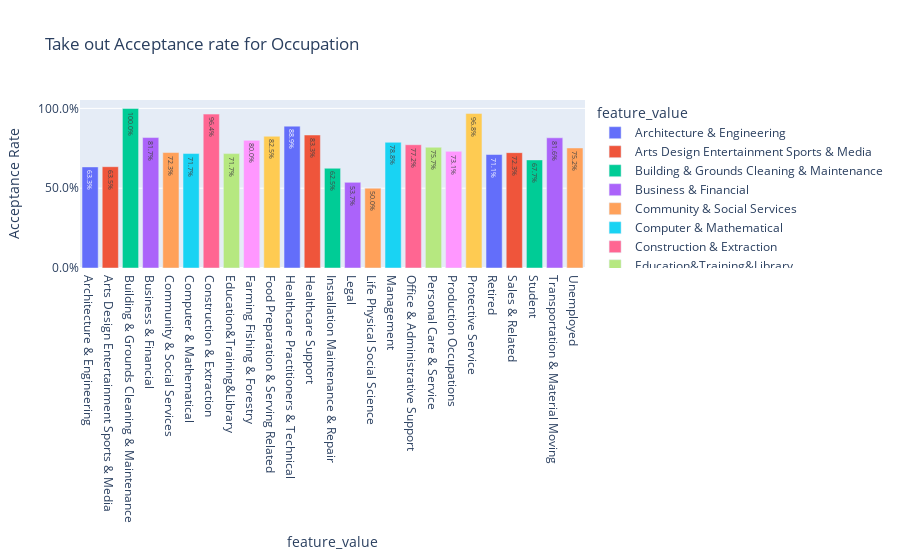

The code cell stored with this chart in its notebook:
### Code cell
# Acceptance rate for feature in occupation
fig=px.bar(df_out_ap[df_out_ap.Feature.isin(['occupation'])], 
           x='feature_value', y='Acceptance Rate', color='feature_value', text_auto=True,
            title='Take out Acceptance rate for Occupation')
fig.update_yaxes(tickformat=".1%")

### Figure 1 — Plotly figure (JSON) as saved in the notebook; plotly's stock layout.template omitted (floating-point values rounded to 4 significant figures)
{"data": [{"alignmentgroup": "True", "hovertemplate": "feature_value=%{x}<br>Acceptance Rate=%{y}<extra></extra>", "legendgroup": "Architecture & Engineering", "marker": {"color": "#636efa", "pattern": {"shape": ""}}, "name": "Architecture & Engineering", "offsetgroup": "Architecture & Engineering", "orientation": "v", "showlegend": true, "textposition": "auto", "texttemplate": "%{y}", "type": "bar", "x": ["Architecture & Engineering"], "xaxis": "x", "y": [0.6333], "yaxis": "y"}, {"alignmentgroup": "True", "hovertemplate": "feature_value=%{x}<br>Acceptance Rate=%{y}<extra></extra>", "legendgroup": "Arts Design Entertainment Sports & Media", "marker": {"color": "#EF553B", "pattern": {"shape": ""}}, "name": "Arts Design Entertainment Sports & Media", "offsetgroup": "Arts Design Entertainment Sports & Media", "orientation": "v", "showlegend": true, "textposition": "auto", "texttemplate": "%{y}", "type": "bar", "x": ["Arts Design Entertainment Sports & Media"], "xaxis": "x", "y": [0.6348], "yaxis": "y"}, {"alignmentgroup": "True", "hovertemplate": "feature_value=%{x}<br>Acceptance Rate=%{y}<extra></extra>", "legendgroup": "Building & Grounds Cleaning & Maintenance", "marker": {"color": "#00cc96", "pattern": {"shape": ""}}, "name": "Building & Grounds Cleaning & Maintenance", "offsetgroup": "Building & Grounds Cleaning & Maintenance", "orientation": "v", "showlegend": true, "textposition": "auto", "texttemplate": "%{y}", "type": "bar", "x": ["Building & Grounds Cleaning & Maintenance"], "xaxis": "x", "y": [1], "yaxis": "y"}, {"alignmentgroup": "True", "hovertemplate": "feature_value=%{x}<br>Acceptance Rate=%{y}<extra></extra>", "legendgroup": "Business & Financial", "marker": {"color": "#ab63fa", "pattern": {"shape": ""}}, "name": "Business & Financial", "offsetgroup": "Business & Financial", "orientation": "v", "showlegend": true, "textposition": "auto", "texttemplate": "%{y}", "type": "bar", "x": ["Business & Financial"], "xaxis": "x", "y": [0.8173], "yaxis": "y"}, {"alignmentgroup": "True", "hovertemplate": "feature_value=%{x}<br>Acceptance Rate=%{y}<extra></extra>", "legendgroup": "Community & Social Services", "marker": {"color": "#FFA15A", "pattern": {"shape": ""}}, "name": "Community & Social Services", "offsetgroup": "Community & Social Services", "orientation": "v", "showlegend": true, "textposition": "auto", "texttemplate": "%{y}", "type": "bar", "x": ["Community & Social Services"], "xaxis": "x", "y": [0.7234], "yaxis": "y"}, {"alignmentgroup": "True", "hovertemplate": "feature_value=%{x}<br>Acceptance Rate=%{y}<extra></extra>", "legendgroup": "Computer & Mathematical", "marker": {"color": "#19d3f3", "pattern": {"shape": ""}}, "name": "Computer & Mathematical", "offsetgroup": "Computer & Mathematical", "orientation": "v", "showlegend": true, "textposition": "auto", "texttemplate": "%{y}", "type": "bar", "x": ["Computer & Mathematical"], "xaxis": "x", "y": [0.7171], "yaxis": "y"}, {"alignmentgroup": "True", "hovertemplate": "feature_value=%{x}<br>Acceptance Rate=%{y}<extra></extra>", "legendgroup": "Construction & Extraction", "marker": {"color": "#FF6692", "pattern": {"shape": ""}}, "name": "Construction & Extraction", "offsetgroup": "Construction & Extraction", "orientation": "v", "showlegend": true, "textposition": "auto", "texttemplate": "%{y}", "type": "bar", "x": ["Construction & Extraction"], "xaxis": "x", "y": [0.9643], "yaxis": "y"}, {"alignmentgroup": "True", "hovertemplate": "feature_value=%{x}<br>Acceptance Rate=%{y}<extra></extra>", "legendgroup": "Education&Training&Library", "marker": {"color": "#B6E880", "pattern": {"shape": ""}}, "name": "Education&Training&Library", "offsetgroup": "Education&Training&Library", "orientation": "v", "showlegend": true, "textposition": "auto", "texttemplate": "%{y}", "type": "bar", "x": ["Education&Training&Library"], "xaxis": "x", "y": [0.7167], "yaxis": "y"}, {"alignmentgroup": "True", "hovertemplate": "feature_value=%{x}<br>Acceptance Rate=%{y}<extra></extra>", "legendgroup": "Farming Fishing & Forestry", "marker": {"color": "#FF97FF", "pattern": {"shape": ""}}, "name": "Farming Fishing & Forestry", "offsetgroup": "Farming Fishing & Forestry", "orientation": "v", "showlegend": true, "textposition": "auto", "texttemplate": "%{y}", "type": "bar", "x": ["Farming Fishing & Forestry"], "xaxis": "x", "y": [0.8], "yaxis": "y"}, {"alignmentgroup": "True", "hovertemplate": "feature_value=%{x}<br>Acceptance Rate=%{y}<extra></extra>", "legendgroup": "Food Preparation & Serving Related", "marker": {"color": "#FECB52", "pattern": {"shape": ""}}, "name": "Food Preparation & Serving Related", "offsetgroup": "Food Preparation & Serving Related", "orientation": "v", "showlegend": true, "textposition": "auto", "texttemplate": "%{y}", "type": "bar", "x": ["Food Preparation & Serving Related"], "xaxis": "x", "y": [0.8254], "yaxis": "y"}, {"alignmentgroup": "True", "hovertemplate": "feature_value=%{x}<br>Acceptance Rate=%{y}<extra></extra>", "legendgroup": "Healthcare Practitioners & Technical", "marker": {"color": "#636efa", "pattern": {"shape": ""}}, "name": "Healthcare Practitioners & Technical", "offsetgroup": "Healthcare Practitioners & Technical", "orientation": "v", "showlegend": true, "textposition": "auto", "texttemplate": "%{y}", "type": "bar", "x": ["Healthcare Practitioners & Technical"], "xaxis": "x", "y": [0.8889], "yaxis": "y"}, {"alignmentgroup": "True", "hovertemplate": "feature_value=%{x}<br>Acceptance Rate=%{y}<extra></extra>", "legendgroup": "Healthcare Support", "marker": {"color": "#EF553B", "pattern": {"shape": ""}}, "name": "Healthcare Support", "offsetgroup": "Healthcare Support", "orientation": "v", "showlegend": true, "textposition": "auto", "texttemplate": "%{y}", "type": "bar", "x": ["Healthcare Support"], "xaxis": "x", "y": [0.8333], "yaxis": "y"}, {"alignmentgroup": "True", "hovertemplate": "feature_value=%{x}<br>Acceptance Rate=%{y}<extra></extra>", "legendgroup": "Installation Maintenance & Repair", "marker": {"color": "#00cc96", "pattern": {"shape": ""}}, "name": "Installation Maintenance & Repair", "offsetgroup": "Installation Maintenance & Repair", "orientation": "v", "showlegend": true, "textposition": "auto", "texttemplate": "%{y}", "type": "bar", "x": ["Installation Maintenance & Repair"], "xaxis": "x", "y": [0.625], "yaxis": "y"}, {"alignmentgroup": "True", "hovertemplate": "feature_value=%{x}<br>Acceptance Rate=%{y}<extra></extra>", "legendgroup": "Legal", "marker": {"color": "#ab63fa", "pattern": {"shape": ""}}, "name": "Legal", "offsetgroup": "Legal", "orientation": "v", "showlegend": true, "textposition": "auto", "texttemplate": "%{y}", "type": "bar", "x": ["Legal"], "xaxis": "x", "y": [0.5366], "yaxis": "y"}, {"alignmentgroup": "True", "hovertemplate": "feature_value=%{x}<br>Acceptance Rate=%{y}<extra></extra>", "legendgroup": "Life Physical Social Science", "marker": {"color": "#FFA15A", "pattern": {"shape": ""}}, "name": "Life Physical Social Science", "offsetgroup": "Life Physical Social Science", "orientation": "v", "showlegend": true, "textposition": "auto", "texttemplate": "%{y}", "type": "bar", "x": ["Life Physical Social Science"], "xaxis": "x", "y": [0.5], "yaxis": "y"}, {"alignmentgroup": "True", "hovertemplate": "feature_value=%{x}<br>Acceptance Rate=%{y}<extra></extra>", "legendgroup": "Management", "marker": {"color": "#19d3f3", "pattern": {"shape": ""}}, "name": "Management", "offsetgroup": "Management", "orientation": "v", "showlegend": true, "textposition": "auto", "texttemplate": "%{y}", "type": "bar", "x": ["Management"], "xaxis": "x", "y": [0.7877], "yaxis": "y"}, {"alignmentgroup": "True", "hovertemplate": "feature_value=%{x}<br>Acceptance Rate=%{y}<extra></extra>", "legendgroup": "Office & Administrative Support", "marker": {"color": "#FF6692", "pattern": {"shape": ""}}, "name": "Office & Administrative Support", "offsetgroup": "Office & Administrative Support", "orientation": "v", "showlegend": true, "textposition": "auto", "texttemplate": "%{y}", "type": "bar", "x": ["Office & Administrative Support"], "xaxis": "x", "y": [0.7724], "yaxis": "y"}, {"alignmentgroup": "True", "hovertemplate": "feature_value=%{x}<br>Acceptance Rate=%{y}<extra></extra>", "legendgroup": "Personal Care & Service", "marker": {"color": "#B6E880", "pattern": {"shape": ""}}, "name": "Personal Care & Service", "offsetgroup": "Personal Care & Service", "orientation": "v", "showlegend": true, "textposition": "auto", "texttemplate": "%{y}", "type": "bar", "x": ["Personal Care & Service"], "xaxis": "x", "y": [0.7568], "yaxis": "y"}, {"alignmentgroup": "True", "hovertemplate": "feature_value=%{x}<br>Acceptance Rate=%{y}<extra></extra>", "legendgroup": "Production Occupations", "marker": {"color": "#FF97FF", "pattern": {"shape": ""}}, "name": "Production Occupations", "offsetgroup": "Production Occupations", "orientation": "v", "showlegend": true, "textposition": "auto", "texttemplate": "%{y}", "type": "bar", "x": ["Production Occupations"], "xaxis": "x", "y": [0.7308], "yaxis": "y"}, {"alignmentgroup": "True", "hovertemplate": "feature_value=%{x}<br>Acceptance Rate=%{y}<extra></extra>", "legendgroup": "Protective Service", "marker": {"color": "#FECB52", "pattern": {"shape": ""}}, "name": "Protective Service", "offsetgroup": "Protective Service", "orientation": "v", "showlegend": true, "textposition": "auto", "texttemplate": "%{y}", "type": "bar", "x": ["Protective Service"], "xaxis": "x", "y": [0.9677], "yaxis": "y"}, {"alignmentgroup": "True", "hovertemplate": "feature_value=%{x}<br>Acceptance Rate=%{y}<extra></extra>", "legendgroup": "Retired", "marker": {"color": "#636efa", "pattern": {"shape": ""}}, "name": "Retired", "offsetgroup": "Retired", "orientation": "v", "showlegend": true, "textposition": "auto", "texttemplate": "%{y}", "type": "bar", "x": ["Retired"], "xaxis": "x", "y": [0.7111], "yaxis": "y"}, {"alignmentgroup": "True", "hovertemplate": "feature_value=%{x}<br>Acceptance Rate=%{y}<extra></extra>", "legendgroup": "Sales & Related", "marker": {"color": "#EF553B", "pattern": {"shape": ""}}, "name": "Sales & Related", "offsetgroup": "Sales & Related", "orientation": "v", "showlegend": true, "textposition": "auto", "texttemplate": "%{y}", "type": "bar", "x": ["Sales & Related"], "xaxis": "x", "y": [0.7228], "yaxis": "y"}, {"alignmentgroup": "True", "hovertemplate": "feature_value=%{x}<br>Acceptance Rate=%{y}<extra></extra>", "legendgroup": "Student", "marker": {"color": "#00cc96", "pattern": {"shape": ""}}, "name": "Student", "offsetgroup": "Student", "orientation": "v", "showlegend": true, "textposition": "auto", "texttemplate": "%{y}", "type": "bar", "x": ["Student"], "xaxis": "x", "y": [0.6773], "yaxis": "y"}, {"alignmentgroup": "True", "hovertemplate": "feature_value=%{x}<br>Acceptance Rate=%{y}<extra></extra>", "legendgroup": "Transportation & Material Moving", "marker": {"color": "#ab63fa", "pattern": {"shape": ""}}, "name": "Transportation & Material Moving", "offsetgroup": "Transportation & Material Moving", "orientation": "v", "showlegend": true, "textposition": "auto", "texttemplate": "%{y}", "type": "bar", "x": ["Transportation & Material Moving"], "xaxis": "x", "y": [0.8158], "yaxis": "y"}, {"alignmentgroup": "True", "hovertemplate": "feature_value=%{x}<br>Acceptance Rate=%{y}<extra></extra>", "legendgroup": "Unemployed", "marker": {"color": "#FFA15A", "pattern": {"shape": ""}}, "name": "Unemployed", "offsetgroup": "Unemployed", "orientation": "v", "showlegend": true, "textposition": "auto", "texttemplate": "%{y}", "type": "bar", "x": ["Unemployed"], "xaxis": "x", "y": [0.7521], "yaxis": "y"}], "layout": {"barmode": "relative", "legend": {"title": {"text": "feature_value"}, "tracegroupgap": 0}, "title": {"text": "Take out Acceptance rate for Occupation"}, "xaxis": {"anchor": "y", "categoryarray": ["Architecture & Engineering", "Arts Design Entertainment Sports & Media", "Building & Grounds Cleaning & Maintenance", "Business & Financial", "Community & Social Services", "Computer & Mathematical", "Construction & Extraction", "Education&Training&Library", "Farming Fishing & Forestry", "Food Preparation & Serving Related", "Healthcare Practitioners & Technical", "Healthcare Support", "Installation Maintenance & Repair", "Legal", "Life Physical Social Science", "Management", "Office & Administrative Support", "Personal Care & Service", "Production Occupations", "Protective Service", "Retired", "Sales & Related", "Student", "Transportation & Material Moving", "Unemployed"], "categoryorder": "array", "domain": [0, 1], "title": {"text": "feature_value"}}, "yaxis": {"anchor": "x", "domain": [0, 1], "tickformat": ".1%", "title": {"text": "Acceptance Rate"}}}}
